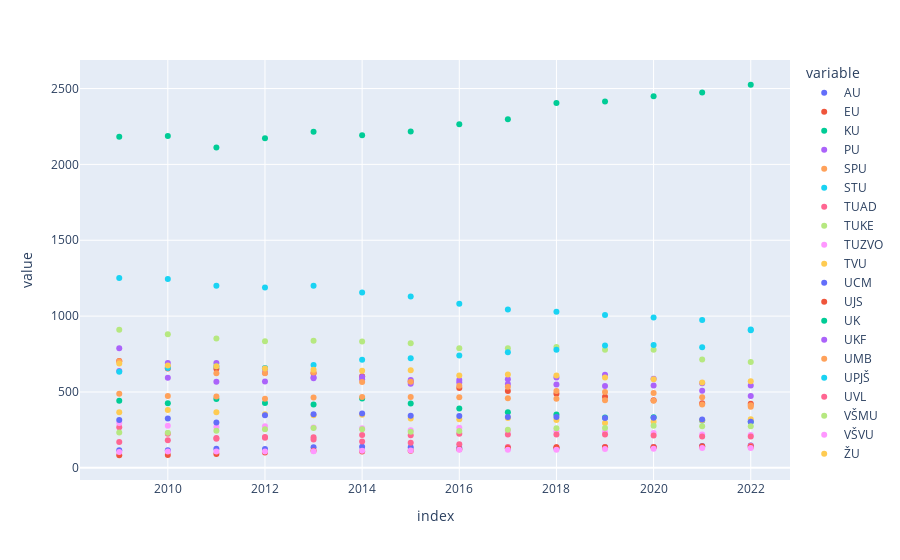

Here is the notebook cell this chart was saved with:
### Code cell
px.scatter(ucitelia_celkovo, height=700)

### Figure 1 — Plotly figure (JSON) as saved in the notebook; plotly's stock layout.template omitted (floating-point values rounded to 4 significant figures)
{"data": [{"hovertemplate": "variable=AU<br>index=%{x}<br>value=%{y}<extra></extra>", "legendgroup": "AU", "marker": {"color": "#636efa", "symbol": "circle"}, "mode": "markers", "name": "AU", "orientation": "v", "showlegend": true, "type": "scatter", "x": [2009, 2010, 2011, 2012, 2013, 2014, 2015, 2016, 2017, 2018, 2019, 2020, 2021, 2022], "xaxis": "x", "y": [116, 116, 126, 125, 135, 139, 135, 130, 131, 127, 136, 138, 144, 147], "yaxis": "y"}, {"hovertemplate": "variable=EU<br>index=%{x}<br>value=%{y}<extra></extra>", "legendgroup": "EU", "marker": {"color": "#EF553B", "symbol": "circle"}, "mode": "markers", "name": "EU", "orientation": "v", "showlegend": true, "type": "scatter", "x": [2009, 2010, 2011, 2012, 2013, 2014, 2015, 2016, 2017, 2018, 2019, 2020, 2021, 2022], "xaxis": "x", "y": [705, 654, 653, 654, 624, 603, 569, 527, 507, 489, 469, 446, 426, 422], "yaxis": "y"}, {"hovertemplate": "variable=KU<br>index=%{x}<br>value=%{y}<extra></extra>", "legendgroup": "KU", "marker": {"color": "#00cc96", "symbol": "circle"}, "mode": "markers", "name": "KU", "orientation": "v", "showlegend": true, "type": "scatter", "x": [2009, 2010, 2011, 2012, 2013, 2014, 2015, 2016, 2017, 2018, 2019, 2020, 2021, 2022], "xaxis": "x", "y": [443, 425, 453, 428, 417, 457, 424, 391, 367, 352, 332, 333, 312, 304], "yaxis": "y"}, {"hovertemplate": "variable=PU<br>index=%{x}<br>value=%{y}<extra></extra>", "legendgroup": "PU", "marker": {"color": "#ab63fa", "symbol": "circle"}, "mode": "markers", "name": "PU", "orientation": "v", "showlegend": true, "type": "scatter", "x": [2009, 2010, 2011, 2012, 2013, 2014, 2015, 2016, 2017, 2018, 2019, 2020, 2021, 2022], "xaxis": "x", "y": [788, 691, 691, 627, 597, 599, 579, 579, 584, 595, 613, 588, 558, 542], "yaxis": "y"}, {"hovertemplate": "variable=SPU<br>index=%{x}<br>value=%{y}<extra></extra>", "legendgroup": "SPU", "marker": {"color": "#FFA15A", "symbol": "circle"}, "mode": "markers", "name": "SPU", "orientation": "v", "showlegend": true, "type": "scatter", "x": [2009, 2010, 2011, 2012, 2013, 2014, 2015, 2016, 2017, 2018, 2019, 2020, 2021, 2022], "xaxis": "x", "y": [488, 473, 470, 456, 463, 467, 467, 466, 458, 456, 446, 442, 418, 403], "yaxis": "y"}, {"hovertemplate": "variable=STU<br>index=%{x}<br>value=%{y}<extra></extra>", "legendgroup": "STU", "marker": {"color": "#19d3f3", "symbol": "circle"}, "mode": "markers", "name": "STU", "orientation": "v", "showlegend": true, "type": "scatter", "x": [2009, 2010, 2011, 2012, 2013, 2014, 2015, 2016, 2017, 2018, 2019, 2020, 2021, 2022], "xaxis": "x", "y": [1251, 1245, 1201, 1189, 1200, 1156, 1130, 1081, 1044, 1028, 1007, 991, 975, 912], "yaxis": "y"}, {"hovertemplate": "variable=TUAD<br>index=%{x}<br>value=%{y}<extra></extra>", "legendgroup": "TUAD", "marker": {"color": "#FF6692", "symbol": "circle"}, "mode": "markers", "name": "TUAD", "orientation": "v", "showlegend": true, "type": "scatter", "x": [2009, 2010, 2011, 2012, 2013, 2014, 2015, 2016, 2017, 2018, 2019, 2020, 2021, 2022], "xaxis": "x", "y": [267, 225, 196, 199, 186, 174, 165, 156, 137, 136, 137, 137, 139, 145], "yaxis": "y"}, {"hovertemplate": "variable=TUKE<br>index=%{x}<br>value=%{y}<extra></extra>", "legendgroup": "TUKE", "marker": {"color": "#B6E880", "symbol": "circle"}, "mode": "markers", "name": "TUKE", "orientation": "v", "showlegend": true, "type": "scatter", "x": [2009, 2010, 2011, 2012, 2013, 2014, 2015, 2016, 2017, 2018, 2019, 2020, 2021, 2022], "xaxis": "x", "y": [910, 880, 852, 835, 838, 833, 821, 789, 788, 796, 778, 779, 714, 697], "yaxis": "y"}, {"hovertemplate": "variable=TUZVO<br>index=%{x}<br>value=%{y}<extra></extra>", "legendgroup": "TUZVO", "marker": {"color": "#FF97FF", "symbol": "circle"}, "mode": "markers", "name": "TUZVO", "orientation": "v", "showlegend": true, "type": "scatter", "x": [2009, 2010, 2011, 2012, 2013, 2014, 2015, 2016, 2017, 2018, 2019, 2020, 2021, 2022], "xaxis": "x", "y": [296, 278, 269, 274, 266, 261, 248, 264, 244, 241, 236, 230, 220, 216], "yaxis": "y"}, {"hovertemplate": "variable=TVU<br>index=%{x}<br>value=%{y}<extra></extra>", "legendgroup": "TVU", "marker": {"color": "#FECB52", "symbol": "circle"}, "mode": "markers", "name": "TVU", "orientation": "v", "showlegend": true, "type": "scatter", "x": [2009, 2010, 2011, 2012, 2013, 2014, 2015, 2016, 2017, 2018, 2019, 2020, 2021, 2022], "xaxis": "x", "y": [367, 381, 366, 353, 347, 350, 325, 321, 328, 316, 296, 303, 313, 320], "yaxis": "y"}, {"hovertemplate": "variable=UCM<br>index=%{x}<br>value=%{y}<extra></extra>", "legendgroup": "UCM", "marker": {"color": "#636efa", "symbol": "circle"}, "mode": "markers", "name": "UCM", "orientation": "v", "showlegend": true, "type": "scatter", "x": [2009, 2010, 2011, 2012, 2013, 2014, 2015, 2016, 2017, 2018, 2019, 2020, 2021, 2022], "xaxis": "x", "y": [315, 326, 299, 346, 354, 358, 344, 342, 335, 335, 329, 330, 319, 303], "yaxis": "y"}, {"hovertemplate": "variable=UJS<br>index=%{x}<br>value=%{y}<extra></extra>", "legendgroup": "UJS", "marker": {"color": "#EF553B", "symbol": "circle"}, "mode": "markers", "name": "UJS", "orientation": "v", "showlegend": true, "type": "scatter", "x": [2009, 2010, 2011, 2012, 2013, 2014, 2015, 2016, 2017, 2018, 2019, 2020, 2021, 2022], "xaxis": "x", "y": [83, 84, 92, 101, 112, 107, 113, 123, 129, 135, 135, 135, 142, 137], "yaxis": "y"}, {"hovertemplate": "variable=UK<br>index=%{x}<br>value=%{y}<extra></extra>", "legendgroup": "UK", "marker": {"color": "#00cc96", "symbol": "circle"}, "mode": "markers", "name": "UK", "orientation": "v", "showlegend": true, "type": "scatter", "x": [2009, 2010, 2011, 2012, 2013, 2014, 2015, 2016, 2017, 2018, 2019, 2020, 2021, 2022], "xaxis": "x", "y": [2183, 2187, 2111, 2172, 2216, 2192, 2217, 2264, 2298, 2405, 2415, 2449, 2474, 2525], "yaxis": "y"}, {"hovertemplate": "variable=UKF<br>index=%{x}<br>value=%{y}<extra></extra>", "legendgroup": "UKF", "marker": {"color": "#ab63fa", "symbol": "circle"}, "mode": "markers", "name": "UKF", "orientation": "v", "showlegend": true, "type": "scatter", "x": [2009, 2010, 2011, 2012, 2013, 2014, 2015, 2016, 2017, 2018, 2019, 2020, 2021, 2022], "xaxis": "x", "y": [639, 594, 567, 569, 590, 584, 555, 562, 552, 550, 540, 543, 508, 474], "yaxis": "y"}, {"hovertemplate": "variable=UMB<br>index=%{x}<br>value=%{y}<extra></extra>", "legendgroup": "UMB", "marker": {"color": "#FFA15A", "symbol": "circle"}, "mode": "markers", "name": "UMB", "orientation": "v", "showlegend": true, "type": "scatter", "x": [2009, 2010, 2011, 2012, 2013, 2014, 2015, 2016, 2017, 2018, 2019, 2020, 2021, 2022], "xaxis": "x", "y": [702, 665, 624, 623, 629, 565, 568, 541, 534, 506, 500, 493, 466, 412], "yaxis": "y"}, {"hovertemplate": "variable=UPJŠ<br>index=%{x}<br>value=%{y}<extra></extra>", "legendgroup": "UPJŠ", "marker": {"color": "#19d3f3", "symbol": "circle"}, "mode": "markers", "name": "UPJŠ", "orientation": "v", "showlegend": true, "type": "scatter", "x": [2009, 2010, 2011, 2012, 2013, 2014, 2015, 2016, 2017, 2018, 2019, 2020, 2021, 2022], "xaxis": "x", "y": [633, 658, 670, 658, 678, 712, 722, 740, 762, 778, 806, 810, 795, 907], "yaxis": "y"}, {"hovertemplate": "variable=UVL<br>index=%{x}<br>value=%{y}<extra></extra>", "legendgroup": "UVL", "marker": {"color": "#FF6692", "symbol": "circle"}, "mode": "markers", "name": "UVL", "orientation": "v", "showlegend": true, "type": "scatter", "x": [2009, 2010, 2011, 2012, 2013, 2014, 2015, 2016, 2017, 2018, 2019, 2020, 2021, 2022], "xaxis": "x", "y": [170, 182, 191, 203, 202, 217, 215, 225, 219, 219, 220, 213, 206, 206], "yaxis": "y"}, {"hovertemplate": "variable=VŠMU<br>index=%{x}<br>value=%{y}<extra></extra>", "legendgroup": "VŠMU", "marker": {"color": "#B6E880", "symbol": "circle"}, "mode": "markers", "name": "VŠMU", "orientation": "v", "showlegend": true, "type": "scatter", "x": [2009, 2010, 2011, 2012, 2013, 2014, 2015, 2016, 2017, 2018, 2019, 2020, 2021, 2022], "xaxis": "x", "y": [233, 232, 244, 254, 262, 254, 238, 243, 251, 261, 263, 278, 274, 274], "yaxis": "y"}, {"hovertemplate": "variable=VŠVU<br>index=%{x}<br>value=%{y}<extra></extra>", "legendgroup": "VŠVU", "marker": {"color": "#FF97FF", "symbol": "circle"}, "mode": "markers", "name": "VŠVU", "orientation": "v", "showlegend": true, "type": "scatter", "x": [2009, 2010, 2011, 2012, 2013, 2014, 2015, 2016, 2017, 2018, 2019, 2020, 2021, 2022], "xaxis": "x", "y": [104, 107, 107, 108, 109, 112, 115, 120, 120, 120, 125, 126, 130, 130], "yaxis": "y"}, {"hovertemplate": "variable=ŽU<br>index=%{x}<br>value=%{y}<extra></extra>", "legendgroup": "ŽU", "marker": {"color": "#FECB52", "symbol": "circle"}, "mode": "markers", "name": "ŽU", "orientation": "v", "showlegend": true, "type": "scatter", "x": [2009, 2010, 2011, 2012, 2013, 2014, 2015, 2016, 2017, 2018, 2019, 2020, 2021, 2022], "xaxis": "x", "y": [688, 675, 669, 654, 647, 640, 644, 609, 616, 608, 595, 584, 562, 570], "yaxis": "y"}], "layout": {"autosize": true, "legend": {"title": {"text": "variable"}, "tracegroupgap": 0}, "margin": {"t": 60}, "xaxis": {"anchor": "y", "autorange": true, "domain": [0, 1], "range": [2008.0, 2023.0], "title": {"text": "index"}, "type": "linear"}, "yaxis": {"anchor": "x", "autorange": true, "domain": [0, 1], "range": [-73.16, 2681.0], "title": {"text": "value"}, "type": "linear"}}}
